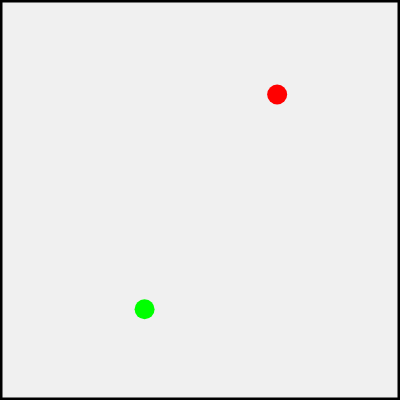
Frame 1 (no input)
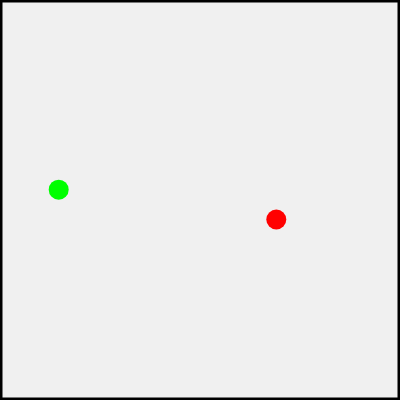
Frame 60 (no input)
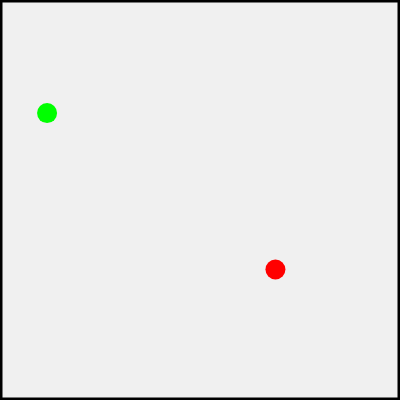
Frame 120 (the mouse pressed at the canvas centre since frame 60)

The p5.js sketch that drew these frames (run headless with seeded random() and noise() and a simulated clock; from frame 60 on, the mouse is pressed at the canvas centre):

// p5.js sketch
// ── sketch.js
// http://www.ac-grenoble.fr/disciplines/informatiquelycee/p5_base_a6.html
// animation : disque rouge rebondissant sur un bord

var xR;
var yR;
var vR;

var xV;
var yV;
var vV;
var rayon;
var angR;
var angV;

var test= true;

///////////////////////////////////////////////////////////////////////
function setup()
{
  createCanvas(400,400);
  noStroke();
  vR=5;
  vV=5;
  rayon=20;
  
  xR=random(rayon,width-rayon);
  yR=random(rayon,height-rayon);
  angR=random(0,TWO_PI);

  xV=random(rayon,width-rayon);
  yV=random(rayon,height-rayon);
  angV=random(0,TWO_PI);
  
  frameRate(60); // frame par seconde
}


///////////////////////////////////////////////////////////////////////
function draw()
{
  cadre();
  if (test==true)
  {  
    if (ecart()<2*rayon)
    {
      test=false; 
      cadre();
    }
    else
    { 
      cadre();
  		boule("R");
  		boule("V");
    }
  }
}


///////////////////////////////////////////////////////////////////////
function ecart()
{
  var d=sqrt( (xR-xV)*(xR-xV)+(yR-yV)*(yR-yV) );
  return d;
}


///////////////////////////////////////////////////////////////////////
function boule(couleur)
{
  if (couleur=="R")
  { 
    push();
    fill(255,0,0);
    ellipse(xR,yR,rayon,rayon);
    pop();
  	if ((xR<rayon/2) || (xR>width-rayon/2))
  	{
  		angR=PI-angR;
  	}
  	if ((yR<rayon/2) || (yR>height-rayon/2)) 
  	{
  		angR=PI-angR;
    	vR=-vR;
  	} 
  	xR=xR+vR*cos(angR);
  	yR=yR+vR*sin(angR);
  }
  else
  {  
    push();
    fill(0,255,0);
    ellipse(xV,yV,rayon,rayon);
    pop();
  	if ((xV<rayon/2) || (xV>width-rayon/2))
  	{
  		angV=PI-angV;
  	}
  	if ((yV<rayon/2) || (yV>height-rayon/2)) 
  	{
  		angV=PI-angV;
    	vV=-vV;
  	} 
  	xV=xV+vV*cos(angV);
  	yV=yV+vV*sin(angV);
  }
  
}


///////////////////////////////////////////////////////////////////////
function cadre()
{
  background(240);
  push();
  stroke(0,0,0);
  strokeWeight(5);
  noFill();
  rect(0,0,width,height);
  pop();
}
